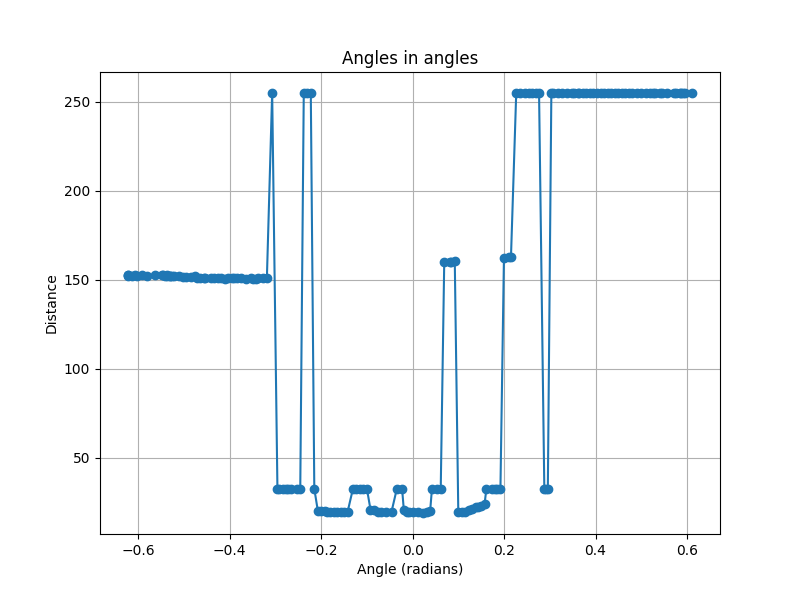

Write the Python code that produced this figure.
import csv
import sys
import matplotlib.pyplot as plt


def viz_angles(csv_file, title="Distances at Each Angle", show=False, save=True):
    angles = []
    distances = []

    with open(csv_file) as csvfile:
        reader = csv.reader(csvfile)
        header = next(reader)  # Skip the header row
        for row in reader:
            if not row or len(row) < 2:
                continue
            try:
                angle = float(row[0])
                distance = float(row[1])
                angles.append(angle)
                distances.append(distance)
            except ValueError:
                continue  # skip malformed lines

    plt.figure(figsize=(8, 6))
    plt.plot(angles, distances, marker="o", linestyle="-")
    plt.xlabel("Angle (radians)")
    plt.ylabel("Distance")
    plt.title(title)
    plt.grid(True)
    if save:
        plt.savefig(f"{csv_file.rsplit('.', 1)[0]}.png")
    if show:
        plt.show()


if __name__ == "__main__":
    if len(sys.argv) < 2:
        print("Usage: python3 angles.py <csv_file>")
        sys.exit(1)
    csv_file = sys.argv[1]
    viz_angles(csv_file, show=True, save=False)
